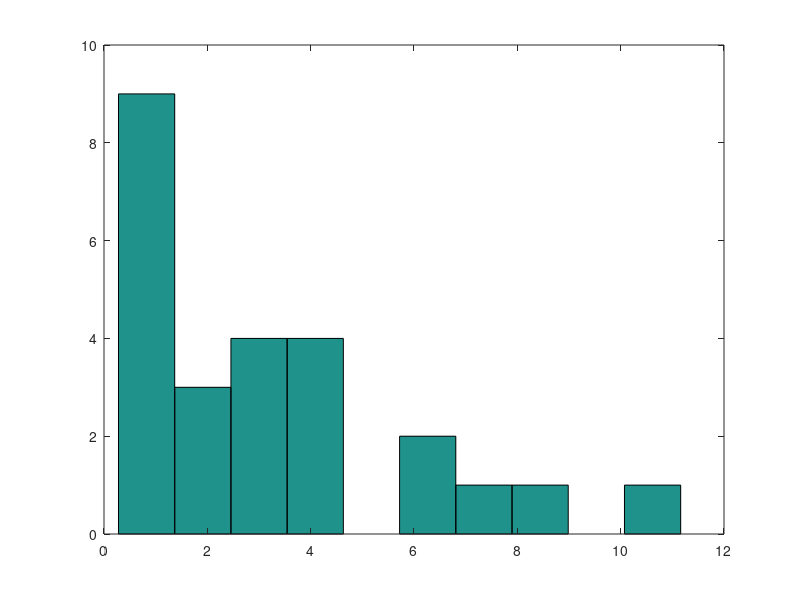
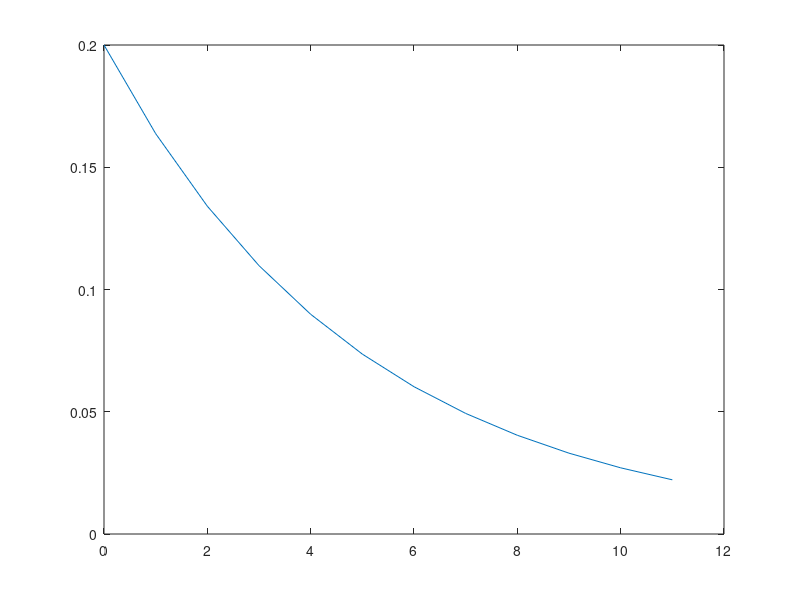

These figures' MATLAB source, in order: (Note: this script raises an error after producing the figures.)
L = 0.2;
N = 25;
x = -1/L * log(rand(N,1));
hist(x,10);
fig2 = figure(2);
x2 = 0:1:max(x);
xt = exppdf(x2,1/L);
plot(x2,xt);

F0 = expcdf(x,1/L);
H = kstest(x,[x,F0])
